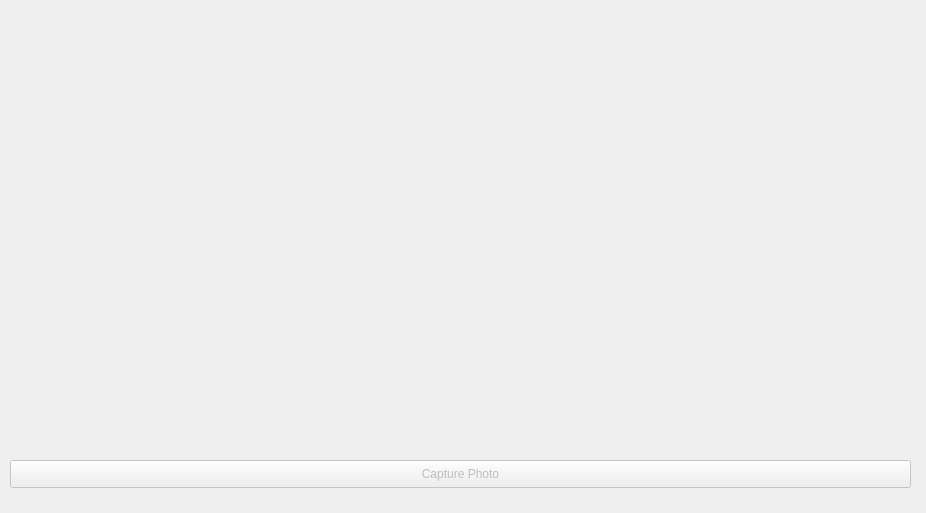
<?xml version="1.0" encoding="UTF-8"?>
<ui version="4.0">
 <class>camera</class>
 <widget class="QDialog" name="camera">
  <property name="geometry">
   <rect>
    <x>0</x>
    <y>0</y>
    <width>926</width>
    <height>513</height>
   </rect>
  </property>
  <property name="windowTitle">
   <string>Dialog</string>
  </property>
  <widget class="QPushButton" name="takeImageButton">
   <property name="enabled">
    <bool>false</bool>
   </property>
   <property name="geometry">
    <rect>
     <x>10</x>
     <y>460</y>
     <width>901</width>
     <height>28</height>
    </rect>
   </property>
   <property name="text">
    <string>Capture Photo</string>
   </property>
  </widget>
  <widget class="QStackedWidget" name="stackedWidget">
   <property name="geometry">
    <rect>
     <x>10</x>
     <y>10</y>
     <width>901</width>
     <height>401</height>
    </rect>
   </property>
   <property name="sizePolicy">
    <sizepolicy hsizetype="Preferred" vsizetype="Preferred">
     <horstretch>1</horstretch>
     <verstretch>0</verstretch>
    </sizepolicy>
   </property>
   <property name="palette">
    <palette>
     <active>
      <colorrole role="Base">
       <brush brushstyle="SolidPattern">
        <color alpha="255">
         <red>255</red>
         <green>255</green>
         <blue>255</blue>
        </color>
       </brush>
      </colorrole>
      <colorrole role="Window">
       <brush brushstyle="SolidPattern">
        <color alpha="255">
         <red>145</red>
         <green>145</green>
         <blue>145</blue>
        </color>
       </brush>
      </colorrole>
     </active>
     <inactive>
      <colorrole role="Base">
       <brush brushstyle="SolidPattern">
        <color alpha="255">
         <red>255</red>
         <green>255</green>
         <blue>255</blue>
        </color>
       </brush>
      </colorrole>
      <colorrole role="Window">
       <brush brushstyle="SolidPattern">
        <color alpha="255">
         <red>145</red>
         <green>145</green>
         <blue>145</blue>
        </color>
       </brush>
      </colorrole>
     </inactive>
     <disabled>
      <colorrole role="Base">
       <brush brushstyle="SolidPattern">
        <color alpha="255">
         <red>145</red>
         <green>145</green>
         <blue>145</blue>
        </color>
       </brush>
      </colorrole>
      <colorrole role="Window">
       <brush brushstyle="SolidPattern">
        <color alpha="255">
         <red>145</red>
         <green>145</green>
         <blue>145</blue>
        </color>
       </brush>
      </colorrole>
     </disabled>
    </palette>
   </property>
   <property name="currentIndex">
    <number>0</number>
   </property>
   <widget class="QWidget" name="viewfinderPage">
    <layout class="QGridLayout" name="gridLayout_5">
     <item row="0" column="0">
      <widget class="QCameraViewfinder" name="viewfinder" native="true"/>
     </item>
    </layout>
   </widget>
   <widget class="QWidget" name="previewPage">
    <layout class="QGridLayout" name="gridLayout_4">
     <item row="0" column="0">
      <widget class="QLabel" name="lastImagePreviewLabel">
       <property name="sizePolicy">
        <sizepolicy hsizetype="Preferred" vsizetype="MinimumExpanding">
         <horstretch>0</horstretch>
         <verstretch>0</verstretch>
        </sizepolicy>
       </property>
       <property name="frameShape">
        <enum>QFrame::Box</enum>
       </property>
       <property name="text">
        <string/>
       </property>
      </widget>
     </item>
    </layout>
   </widget>
  </widget>
 </widget>
 <customwidgets>
  <customwidget>
   <class>QCameraViewfinder</class>
   <extends>QWidget</extends>
   <header>qcameraviewfinder.h</header>
   <container>1</container>
  </customwidget>
 </customwidgets>
 <resources/>
 <connections/>
</ui>
